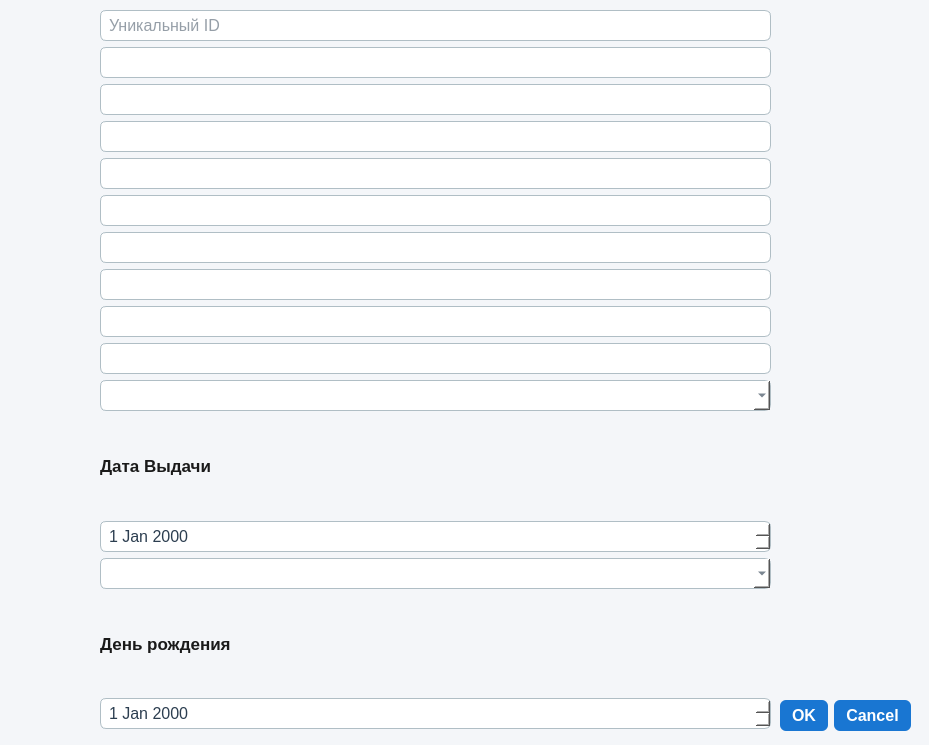
<?xml version="1.0" encoding="UTF-8"?>
<ui version="4.0">
 <class>PassportDialog</class>
 <widget class="QDialog" name="PassportDialog">
  <property name="geometry">
   <rect>
    <x>0</x>
    <y>0</y>
    <width>929</width>
    <height>745</height>
   </rect>
  </property>
  <property name="windowTitle">
   <string>Dialog</string>
  </property>
  <property name="styleSheet">
   <string notr="true">/* Основное окно */
QWidget {
    background-color: #f4f6f9;   /* светлый фон */
    font-family: Segoe UI, Arial, sans-serif;
    font-size: 12pt;
    color: #2c3e50;
}

/* Заголовки */
QLabel {
    font-weight: bold;
    font-size: 13pt;
    color: #1a1a1a;
}

/* Поля ввода */
QLineEdit, QDateEdit, QComboBox, QTextEdit {
    background-color: #ffffff;
    border: 1px solid #b0bec5;
    border-radius: 6px;
    padding: 4px 6px;
}

QLineEdit:focus, QDateEdit:focus, QComboBox:focus, QTextEdit:focus {
    border: 1px solid #1976d2;
    background-color: #f9fcff;
}

/* Кнопки */
QPushButton {
    background-color: #1976d2;
    color: #ffffff;
    border-radius: 6px;
    padding: 6px 12px;
    font-weight: 600;
}

QPushButton:hover {
    background-color: #1565c0;
}

QPushButton:pressed {
    background-color: #0d47a1;
}

/* Секции */
QGroupBox {
    border: 1px solid #b0bec5;
    border-radius: 8px;
    margin-top: 10px;
    padding: 8px;
    font-weight: bold;
}

QGroupBox::title {
    subcontrol-origin: margin;
    left: 10px;
    padding: 0 5px;
}

/* Скроллбар */
QScrollBar:vertical {
    border: none;
    background: #e0e0e0;
    width: 10px;
    margin: 0px;
    border-radius: 5px;
}

QScrollBar::handle:vertical {
    background: #90a4ae;
    min-height: 20px;
    border-radius: 5px;
}

QScrollBar::handle:vertical:hover {
    background: #607d8b;
}
</string>
  </property>
  <widget class="QDialogButtonBox" name="buttonBox">
   <property name="geometry">
    <rect>
     <x>290</x>
     <y>700</y>
     <width>621</width>
     <height>32</height>
    </rect>
   </property>
   <property name="orientation">
    <enum>Qt::Orientation::Horizontal</enum>
   </property>
   <property name="standardButtons">
    <set>QDialogButtonBox::StandardButton::Cancel|QDialogButtonBox::StandardButton::Ok</set>
   </property>
  </widget>
  <widget class="QWidget" name="gridLayoutWidget">
   <property name="geometry">
    <rect>
     <x>100</x>
     <y>10</y>
     <width>671</width>
     <height>719</height>
    </rect>
   </property>
   <layout class="QGridLayout" name="gridLayout">
    <item row="11" column="0">
     <widget class="QLabel" name="label">
      <property name="text">
       <string>Дата Выдачи</string>
      </property>
     </widget>
    </item>
    <item row="5" column="0">
     <widget class="QLineEdit" name="lineEditNumberPassport"/>
    </item>
    <item row="13" column="0">
     <widget class="QDateEdit" name="dateEditDateVidachi"/>
    </item>
    <item row="7" column="0">
     <widget class="QLineEdit" name="lineEditCodePodr"/>
    </item>
    <item row="2" column="0">
     <widget class="QLineEdit" name="lineEditMiddleName"/>
    </item>
    <item row="9" column="0">
     <widget class="QLineEdit" name="lineEditBirthPlace"/>
    </item>
    <item row="15" column="0">
     <widget class="QLabel" name="label_2">
      <property name="text">
       <string>День рождения</string>
      </property>
     </widget>
    </item>
    <item row="14" column="0">
     <widget class="QComboBox" name="comboBoxGrazdanstvo"/>
    </item>
    <item row="16" column="0">
     <widget class="QDateEdit" name="dateEditBirthDay"/>
    </item>
    <item row="4" column="0">
     <widget class="QLineEdit" name="lineEditSeria"/>
    </item>
    <item row="8" column="0">
     <widget class="QLineEdit" name="lineEditAddress"/>
    </item>
    <item row="1" column="0">
     <widget class="QLineEdit" name="lineEditName"/>
    </item>
    <item row="3" column="0">
     <widget class="QLineEdit" name="lineEditLastName"/>
    </item>
    <item row="10" column="0">
     <widget class="QComboBox" name="comboBoxGender"/>
    </item>
    <item row="6" column="0">
     <widget class="QLineEdit" name="lineEditKemVidan"/>
    </item>
    <item row="0" column="0">
     <widget class="QLineEdit" name="lineEditIDPassport">
      <property name="placeholderText">
       <string>Уникальный ID</string>
      </property>
     </widget>
    </item>
   </layout>
  </widget>
 </widget>
 <resources/>
 <connections>
  <connection>
   <sender>buttonBox</sender>
   <signal>accepted()</signal>
   <receiver>PassportDialog</receiver>
   <slot>accept()</slot>
   <hints>
    <hint type="sourcelabel">
     <x>248</x>
     <y>254</y>
    </hint>
    <hint type="destinationlabel">
     <x>157</x>
     <y>274</y>
    </hint>
   </hints>
  </connection>
  <connection>
   <sender>buttonBox</sender>
   <signal>rejected()</signal>
   <receiver>PassportDialog</receiver>
   <slot>reject()</slot>
   <hints>
    <hint type="sourcelabel">
     <x>316</x>
     <y>260</y>
    </hint>
    <hint type="destinationlabel">
     <x>286</x>
     <y>274</y>
    </hint>
   </hints>
  </connection>
 </connections>
</ui>
